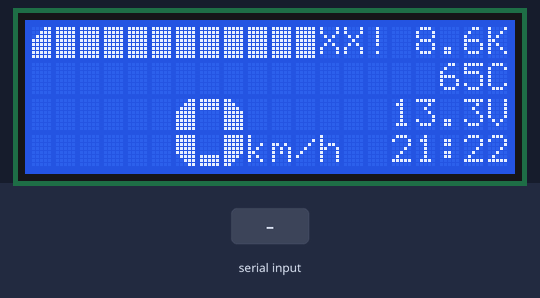
Bench run of a sketch on a simulated ESP32. Parts: 20×4 character LCD. Inputs (shaded band) come from the test bench. The local clock reads 2024-03-15 10:24:30 at power-on unless the sketch sets it; random numbers use the default seed unless the sketch sets one; EEPROM starts erased; nothing arrives over Bluetooth unless stated; what the sketch prints to the serial monitor is not drawn.

Above: at 1.3 s.
1.4 s: "scooling" received over the second serial link
At 1.45 s:
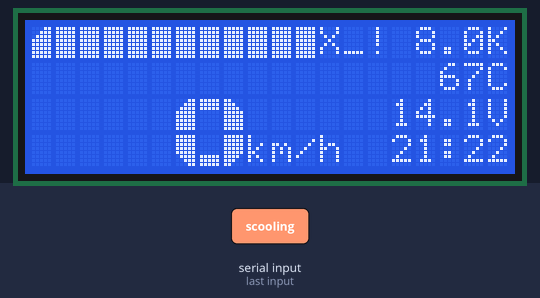
3.7 s: "swheel" received over the second serial link
At 3.87 s:
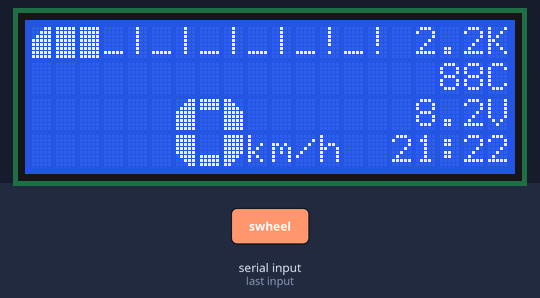
6.7 s: "gcooling" received over the second serial link
At 6.99 s:
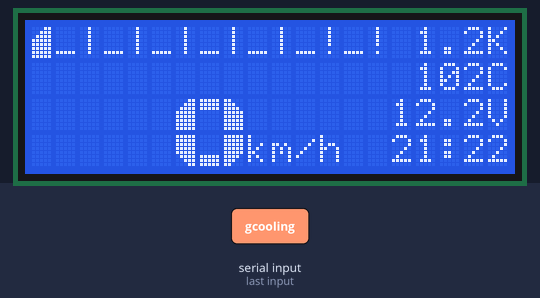

The sketch:

arduino_moto_speedometer.ino
```cpp
//**************************************************************************************************
//                                 BIG FONT (2-line) LCD CHARACTERS
//                                   Adrian Jones, February 2015
//
//Initial idea by http://www.instructables.com/id/Custom-Large-Font-For-16x2-LCDs/step5/Arduino-Sketch/
//********************************************************************************************
#include <Wire.h>
#include <LCD.h>                     // Standard lcd library
#include <LiquidCrystal_I2C.h>       // library for I@C interface
#include <virtuabotixRTC.h>          // library for I@C interface (TIME)
#include <BluetoothSerial.h> //Header File for Serial Bluetooth, will be added by default into Arduino

// include library to read and write from flash memory
#include "EEPROM.h"

#define I2C_ADDR  0x27               // address found from I2C scanner
#define RS_pin    0                  // pin configuration for LCM1602 interface module
#define RW_pin    1
#define EN_pin    2
#define BACK_pin  3
#define D4_pin    4
#define D5_pin    5
#define D6_pin    6
#define D7_pin    7

BluetoothSerial ESP_BT; //Object for Bluetooth

LiquidCrystal_I2C lcd(I2C_ADDR, EN_pin, RW_pin, RS_pin, D4_pin, D5_pin, D6_pin, D7_pin, BACK_pin, POSITIVE);

const char custom[][8] PROGMEM = {                        // Custom character definitions
      { 0x1F, 0x1F, 0x1F, 0x00, 0x00, 0x00, 0x00, 0x00 }, // char 1
      { 0x18, 0x1C, 0x1E, 0x1F, 0x1F, 0x1F, 0x1F, 0x1F }, // char 2
      { 0x1F, 0x1F, 0x1F, 0x1F, 0x1F, 0x0F, 0x07, 0x03 }, // char 3
      { 0x00, 0x00, 0x00, 0x00, 0x00, 0x1F, 0x1F, 0x1F }, // char 4
      { 0x1F, 0x1F, 0x1F, 0x1F, 0x1F, 0x1E, 0x1C, 0x18 }, // char 5
      { 0x1F, 0x1F, 0x1F, 0x00, 0x00, 0x00, 0x1F, 0x1F }, // char 6
      { 0x1F, 0x00, 0x00, 0x00, 0x00, 0x1F, 0x1F, 0x1F }, // char 7
      { 0x03, 0x07, 0x0F, 0x1F, 0x1F, 0x1F, 0x1F, 0x1F }  // char 8
};

byte rpmMiddleSpike[] = {B00000, B00100, B00100, B00100, B00100, B00100, B00100, B11111 }; // char for rpm
byte rpmMiddleUnderscore[] = {B00000, B00000, B00000, B00000, B00000, B00000, B00000, B11111 }; // char for rpm
byte rpmStart[] = {B00000, B00100, B00100, B00100, B00100, B00100, B00100, B00111 }; // char for rpm
byte rpmEnd[] = {B00000, B00100, B00100, B00100, B00100, B00100, B00100, B11100 }; // char for rpm


// BIG FONT Character Set
// - Each character coded as 1-4 byte sets {top_row(0), top_row(1)... bot_row(0), bot_row(0)..."}
// - number of bytes terminated with 0x00; Character is made from [number_of_bytes/2] wide, 2 high
// - codes are: 0x01-0x08 => custom characters, 0x20 => space, 0xFF => black square

const char bigChars[][8] PROGMEM = {
      { 0x20, 0x20, 0x00, 0x00, 0x00, 0x00, 0x00, 0x00 }, // Space
      { 0xFF, 0x07, 0x00, 0x00, 0x00, 0x00, 0x00, 0x00 }, // !
      { 0x05, 0x05, 0x20, 0x20, 0x00, 0x00, 0x00, 0x00 }, // "
      { 0x04, 0xFF, 0x04, 0xFF, 0x04, 0x01, 0xFF, 0x01 }, // #
      { 0x08, 0xFF, 0x06, 0x07, 0xFF, 0x05, 0x00, 0x00 }, // $
      { 0x01, 0x20, 0x04, 0x01, 0x04, 0x01, 0x20, 0x04 }, // %
      { 0x08, 0x06, 0x02, 0x20, 0x03, 0x07, 0x02, 0x04 }, // &
      { 0x05, 0x20, 0x00, 0x00, 0x00, 0x00, 0x00, 0x00 }, // '
      { 0x08, 0x01, 0x03, 0x04, 0x00, 0x00, 0x00, 0x00 }, // (
      { 0x01, 0x02, 0x04, 0x05, 0x00, 0x00, 0x00, 0x00 }, // )
      { 0x01, 0x04, 0x04, 0x01, 0x04, 0x01, 0x01, 0x04 }, // *
      { 0x04, 0xFF, 0x04, 0x01, 0xFF, 0x01, 0x00, 0x00 }, // +
      { 0x20, 0x05, 0x00, 0x00, 0x00, 0x00, 0x00, 0x00 }, //
      { 0x04, 0x04, 0x04, 0x20, 0x20, 0x20, 0x00, 0x00 }, // -
      { 0x20, 0x04, 0x00, 0x00, 0x00, 0x00, 0x00, 0x00 }, // .
      { 0x20, 0x20, 0x04, 0x01, 0x04, 0x01, 0x20, 0x20 }, // /
      { 0x08, 0x01, 0x02, 0x03, 0x04, 0x05, 0x00, 0x00 }, // 0
      { 0x01, 0x02, 0x20, 0x04, 0xFF, 0x04, 0x00, 0x00 }, // 1
      { 0x06, 0x06, 0x02, 0xFF, 0x07, 0x07, 0x00, 0x00 }, // 2
      { 0x01, 0x06, 0x02, 0x04, 0x07, 0x05, 0x00, 0x00 }, // 3
      { 0x03, 0x04, 0xFF, 0x20, 0x20, 0xFF, 0x00, 0x00 }, // 4
      { 0xFF, 0x06, 0x06, 0x07, 0x07, 0x05, 0x00, 0x00 }, // 5
      { 0x08, 0x06, 0x06, 0x03, 0x07, 0x05, 0x00, 0x00 }, // 6
      { 0x01, 0x01, 0x02, 0x20, 0x08, 0x20, 0x00, 0x00 }, // 7
      { 0x08, 0x06, 0x02, 0x03, 0x07, 0x05, 0x00, 0x00 }, // 8
      { 0x08, 0x06, 0x02, 0x07, 0x07, 0x05, 0x00, 0x00 }, // 9
      { 0xA5, 0xA5, 0x00, 0x00, 0x00, 0x00, 0x00, 0x00 }, // :
      { 0x04, 0x05, 0x00, 0x00, 0x00, 0x00, 0x00, 0x00 }, // ;
      { 0x20, 0x04, 0x01, 0x01, 0x01, 0x04, 0x00, 0x00 }, // <
      { 0x04, 0x04, 0x04, 0x01, 0x01, 0x01, 0x00, 0x00 }, // =
      { 0x01, 0x04, 0x20, 0x04, 0x01, 0x01, 0x00, 0x00 }, // >
      { 0x01, 0x06, 0x02, 0x20, 0x07, 0x20, 0x00, 0x00 }, // ?
      { 0x08, 0x06, 0x02, 0x03, 0x04, 0x04, 0x00, 0x00 }, // @
      { 0x08, 0x06, 0x02, 0xFF, 0x20, 0xFF, 0x00, 0x00 }, // A
      { 0xFF, 0x06, 0x05, 0xFF, 0x07, 0x02, 0x00, 0x00 }, // B
      { 0x08, 0x01, 0x01, 0x03, 0x04, 0x04, 0x00, 0x00 }, // C
      { 0xFF, 0x01, 0x02, 0xFF, 0x04, 0x05, 0x00, 0x00 }, // D
      { 0xFF, 0x06, 0x06, 0xFF, 0x07, 0x07, 0x00, 0x00 }, // E
      { 0xFF, 0x06, 0x06, 0xFF, 0x20, 0x20, 0x00, 0x00 }, // F
      { 0x08, 0x01, 0x01, 0x03, 0x04, 0x02, 0x00, 0x00 }, // G
      { 0xFF, 0x04, 0xFF, 0xFF, 0x20, 0xFF, 0x00, 0x00 }, // H
      { 0x01, 0xFF, 0x01, 0x04, 0xFF, 0x04, 0x00, 0x00 }, // I
      { 0x20, 0x20, 0xFF, 0x04, 0x04, 0x05, 0x00, 0x00 }, // J
      { 0xFF, 0x04, 0x05, 0xFF, 0x20, 0x02, 0x00, 0x00 }, // K
      { 0xFF, 0x20, 0x20, 0xFF, 0x04, 0x04, 0x00, 0x00 }, // L
      { 0x08, 0x03, 0x05, 0x02, 0xFF, 0x20, 0x20, 0xFF }, // M
      { 0xFF, 0x02, 0x20, 0xFF, 0xFF, 0x20, 0x03, 0xFF }, // N
      { 0x08, 0x01, 0x02, 0x03, 0x04, 0x05, 0x00, 0x00 }, // 0
      { 0x08, 0x06, 0x02, 0xFF, 0x20, 0x20, 0x00, 0x00 }, // P
      { 0x08, 0x01, 0x02, 0x20, 0x03, 0x04, 0xFF, 0x04 }, // Q
      { 0xFF, 0x06, 0x02, 0xFF, 0x20, 0x02, 0x00, 0x00 }, // R
      { 0x08, 0x06, 0x06, 0x07, 0x07, 0x05, 0x00, 0x00 }, // S
      { 0x01, 0xFF, 0x01, 0x20, 0xFF, 0x20, 0x00, 0x00 }, // T
      { 0xFF, 0x20, 0xFF, 0x03, 0x04, 0x05, 0x00, 0x00 }, // U
      { 0x03, 0x20, 0x20, 0x05, 0x20, 0x02, 0x08, 0x20 }, // V
      { 0xFF, 0x20, 0x20, 0xFF, 0x03, 0x08, 0x02, 0x05 }, // W
      { 0x03, 0x04, 0x05, 0x08, 0x20, 0x02, 0x00, 0x00 }, // X
      { 0x03, 0x04, 0x05, 0x20, 0xFF, 0x20, 0x00, 0x00 }, // Y
      { 0x01, 0x06, 0x05, 0x08, 0x07, 0x04, 0x00, 0x00 }, // Z
      { 0xFF, 0x01, 0xFF, 0x04, 0x00, 0x00, 0x00, 0x00 }, // [
      { 0x01, 0x04, 0x20, 0x20, 0x20, 0x20, 0x01, 0x04 }, // Backslash
      { 0x01, 0xFF, 0x04, 0xFF, 0x00, 0x00, 0x00, 0x00 }, // ]
      { 0x08, 0x02, 0x20, 0x20, 0x00, 0x00, 0x00, 0x00 }, // ^
      { 0x20, 0x20, 0x20, 0x04, 0x04, 0x04, 0x00, 0x00 }  // _
};
byte col,row,nb=0,bc=0;                                   // general
byte bb[8];                                               // byte buffer for reading from PROGMEM
String temperatureString;
String voltageString;
String rpmString;
String btTempRead = "";

int speed = 99;
int temp = 50;
int voltage = 130;
int rpm = 4000;

virtuabotixRTC myRTC(3, 2, 4); // d3, d2, d4 - clk, dat, rst

// esp32 start
volatile int interruptCounter;
int totalInterruptCounter;

hw_timer_t * timer = NULL;
portMUX_TYPE timerMux = portMUX_INITIALIZER_UNLOCKED;

void IRAM_ATTR onTimer() {
  portENTER_CRITICAL_ISR(&timerMux);
  interruptCounter++;
  portEXIT_CRITICAL_ISR(&timerMux);

}
// esp32 end

float n = 1;
// Reading speed
int reedVal;
int maxReedCounter = 20;//min time (in ms) of one rotation (for debouncing)
int impossibleSpeed = 220;
int reedCounter;
float mph = 0.00;
long timer2 = 0;// time between one full rotation (in ms)
float circumference;
float radius = 13.5;// tire radius (in inches)- CHANGE THIS FOR YOUR OWN BIKE

byte savedCoolingType = 0;
float savedWheelSize = 0;

void setup() {
  Serial.begin(19200);
  if (!EEPROM.begin(5)) {
    Serial.println("failed to initialise EEPROM");
    delay(100000);
  }

  EEPROM.get(0, savedCoolingType);
  EEPROM.get(1, savedWheelSize);
  Serial.println("EEPROM Memory");
  for (int i = 0; i < 5; i++)
  {
    Serial.print(byte(EEPROM.read(i))); Serial.print(" ");
  }
  Serial.println();
  lcd.begin(20, 4);
  for (nb=0; nb<8; nb++ ) {                     // create 8 custom characters
    for (bc=0; bc<8; bc++) {
      bb[bc]= pgm_read_byte( &custom[nb][bc] );
    }
    lcd.createChar(nb + 1, bb);
  }
//  lcd.createChar ( 100, rpmMiddleSpike );
//  lcd.createChar ( 101, rpmMiddleUnderscore );
//  lcd.createChar ( 102, rpmStart );
//  lcd.createChar ( 103, rpmEnd );

  lcd.clear();

// atmega start
  // speedometer
//  pinMode(A1, INPUT);
  // voltage meter
//  pinMode(A2, INPUT);
//  atmega end
  myRTC.setDS1302Time(15, 22, 21, 7, 14, 1, 2018); //Here you write your actual time/date as shown above

  //speed
    reedCounter = maxReedCounter;
  circumference = 2*3.14*radius;


// atmega timer start
 // TIMER SETUP- the timer interrupt allows preceise timed measurements of the reed switch
  //for mor info about configuration of arduino timers see http://arduino.cc/playground/Code/Timer1
  cli();//stop interrupts

//  //set timer1 interrupt at 1kHz

//  TCCR1A = 0;// set entire TCCR1A register to 0
//  TCCR1B = 0;// same for TCCR1B
//  TCNT1  = 0;
//  // set timer count for 1khz increments
//  OCR1A = 1999;// = (1/1000) / ((1/(16*10^6))*8) - 1
//  // turn on CTC mode
//  TCCR1B |= (1 << WGM12);
//  // Set CS11 bit for 8 prescaler
//  TCCR1B |= (1 << CS11);
//  // enable timer compare interrupt
//  TIMSK1 |= (1 << OCIE1A);
//
//  sei();//allow interrupts
// atmega timer end

  //esp32 1khz timer
  timer = timerBegin(0, 80, true);
  timerAttachInterrupt(timer, &onTimer, true);
  timerAlarmWrite(timer, 1000, true);
  timerAlarmEnable(timer);

  ESP_BT.begin("KLR_Speedometer"); //Name of your Bluetooth Signal
  Serial.println("Bluetooth Device is Ready to Pair");
}

//*****************************************************************************************//
//                                      MAIN LOOP
//*****************************************************************************************//


void loop() {
  n++;
  speed = sin(n/50) * 80 + 80;
  temp = sin(n/30)* 52 + 52;
  voltage += random(-10, 10); //getVoltage(A2);
  rpm = sin(n/4)* 4500 + 4500;

//  Serial.println(speed);
//  Serial.println(interruptCounter);

  myRTC.updateTime();

  drawRpm(&lcd, rpm);
  drawTemperature(&lcd, temp);
  drawVoltage(&lcd, voltage / 10.0);
  drawTime(&lcd, myRTC.hours, myRTC.minutes);
  drawSpeed(&lcd, mph);

  if (ESP_BT.available()) {
    while (ESP_BT.available()) { //Check if we receive anything from Bluetooth
      btTempRead = btTempRead + (char) ESP_BT.read(); //Read what we recevive
    }
    Serial.print("Received:");
    Serial.println(btTempRead);

    if (btTempRead.startsWith("scooling")) {
        byte coolingType = (byte) getValue(btTempRead, ' ', 1).toInt();
        EEPROM.put(0, coolingType);
        EEPROM.commit();
        ESP_BT.println("Saved cooling type: " + String(coolingType));
    } else if (btTempRead.startsWith("swheel")) {
        float wheelSize = getValue(btTempRead, ' ', 1).toFloat();
        EEPROM.put(1, wheelSize);
        EEPROM.commit();

        ESP_BT.println("Saved wheel size: " + String(wheelSize));
    } else if (btTempRead.startsWith("gcooling")) {
        ESP_BT.println("Cooling type: " + String(savedCoolingType));
    } else if (btTempRead.startsWith("gwheel")) {
        ESP_BT.println("Wheel size: " + String(savedWheelSize));
    } else {
      ESP_BT.println("Error");
    }
    btTempRead = "";
  }
  delay(100);
}


// atmega timer start
//ISR(TIMER1_COMPA_vect) {//Interrupt at freq of 1kHz to measure reed switch
//  reedVal = analogRead(A1);//get val of A0
//  if (reedVal < 11){//if reed switch is closed
//    if (reedCounter == 0){//min time between pulses has passed
//      mph = (56.8*float(circumference))/float(timer2);//calculate miles per hour
//      timer2 = 0;//reset timer
//      reedCounter = maxReedCounter;//reset reedCounter
//    }
//    else{
//      if (reedCounter > 0){//don't let reedCounter go negative
//        reedCounter -= 1;//decrement reedCounter
//      }
//    }
//  }
//  else{//if reed switch is open
//    if (reedCounter > 0){//don't let reedCounter go negative
//      reedCounter -= 1;//decrement reedCounter
//    }
//  }
//  if (timer2 > 1000 || mph > impossibleSpeed){
//    mph = 0;//if no new pulses from reed switch- tire is still, set mph to 0
//  }
//  else{
//    timer2 += 1;//increment timer
//  }
//}
// atmega timer end

void drawRpm(LiquidCrystal_I2C* lcd, int rpm) {
  rpmString = String((rpm / 1000.0), 1) + "K";
  lcd->setCursor(16, 0);
  lcd->print(rpmString);

  int rpmBars = rpm / 600;
  lcd->setCursor(rpmBars, 0);
//  char a[15] = {(char) 11, (char) 10, (char) 9, (char) 10, (char) 9, (char) 10, (char) 9, (char) 10, (char) 9, (char) 10, (char) 9, (char) 10, (char) 9, (char) 10, (char) 12};
//  String rpmBarGraphics = String(a);
  String rpmBarGraphics =("|_|_|_|_|_|_!_!");
  rpmBarGraphics.remove(0, rpmBars);
  lcd->print(rpmBarGraphics);

  lcd->setCursor(0, 0);
  for (int i = 0; i < rpmBars; i++) {
      if (i == 0) {
        lcd->print((char) 8);
      } else if (i > 11) {
        lcd->print(F("X"));
      } else {
        lcd->print((char) 255);
      }
  }
}

void drawTemperature(LiquidCrystal_I2C* lcd, int temperature) {
   if (temperature >= 100  ) {
    temperatureString = "";
  } else if (temperature >= 10) {
    temperatureString = " ";
  } else {
    temperatureString = "  ";
  }
  lcd->setCursor(16, 1);
  temperatureString += String(temperature) + "C"; //(char) 223 +
  lcd->print(temperatureString.c_str());
}

void drawVoltage(LiquidCrystal_I2C* lcd, float voltage) {
  lcd->setCursor(15, 2);
  if (voltage < 10) {
    voltageString = " ";
  } else {
    voltageString = "";
  }

  voltageString += String(voltage, 1) + "V";
  lcd->print(voltageString.c_str());
}

void drawTime(LiquidCrystal_I2C* lcd, int hours, int minutes) {
  String timeString = String(hours) + ":";
  if (minutes < 10) {
    timeString += "0";
  }
  timeString += String(minutes);
  lcd->setCursor(15, 4);
  lcd->print(timeString);
}

float getVoltage(int input) {
  int value = analogRead(input);
  return value / 4.6024;
}

void drawSpeed(LiquidCrystal_I2C* lcd, int speed) {
  lcd->setCursor(9, 4);
  lcd->print(F("km/h"));
  String speedText;
  if (speed < 10) {
    speedText = String("      ");
  } else if (speed < 100) {
    speedText = String("   ");
  }
  speedText += String(speed);
  writeBigString((char*) speedText.c_str(), 0, 2);
}
// ********************************************************************************** //
//                                      SUBROUTINES
// ********************************************************************************** //
// writeBigChar: writes big character 'ch' to column x, row y; returns number of columns used by 'ch'
int writeBigChar(char ch, byte x, byte y) {
  if (ch < ' ' || ch > '_') return 0;               // If outside table range, do nothing
  nb=0;                                             // character byte counter
  for (bc=0; bc<8; bc++) {
    bb[bc] = pgm_read_byte( &bigChars[ch-' '][bc] );  // read 8 bytes from PROGMEM
    if(bb[bc] != 0) nb++;
  }

  bc=0;
  for (row = y; row < y+2; row++) {
    for (col = x; col < x+nb/2; col++ ) {
      lcd.setCursor(col, row);                      // move to position
      lcd.write(bb[bc++]);                          // write byte and increment to next
    }
//    lcd.setCursor(col, row);
//    lcd.write(' ');                                 // Write ' ' between letters
  }
  return nb/2-1;                                      // returns number of columns used by char
}

String getValue(String data, char separator, int index) {
    int found = 0;
    int strIndex[] = { 0, -1 };
    int maxIndex = data.length() - 1;

    for (int i = 0; i <= maxIndex && found <= index; i++) {
        if (data.charAt(i) == separator || i == maxIndex) {
            found++;
            strIndex[0] = strIndex[1] + 1;
            strIndex[1] = (i == maxIndex) ? i+1 : i;
        }
    }
    return found > index ? data.substring(strIndex[0], strIndex[1]) : "";
}

// writeBigString: writes out each letter of string
void writeBigString(char *str, byte x, byte y) {
  char c;
  while ((c = *str++))
  x += writeBigChar(c, x, y) + 1;
}
```
